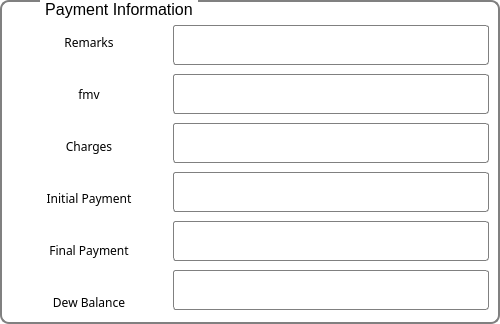
       <widget class="QGroupBox" name="groupBox_19">
        <property name="minimumSize">
         <size>
          <width>500</width>
          <height>0</height>
         </size>
        </property>
        <property name="maximumSize">
         <size>
          <width>600</width>
          <height>16777215</height>
         </size>
        </property>
        <property name="font">
         <font>
          <pointsize>12</pointsize>
         </font>
        </property>
        <property name="styleSheet">
         <string notr="true">
QGroupBox {
    border: 2px solid gray;
    border-radius: 9px;
    margin-top: 0.8em;
	
background-color:transparent;
}

QGroupBox::title {
    subcontrol-origin: margin;
    left: 40px;
    padding: 0 3px 0 3px;
}</string>
        </property>
        <property name="title">
         <string>Payment Information</string>
        </property>
        <layout class="QHBoxLayout" name="horizontalLayout_31">
         <property name="spacing">
          <number>0</number>
         </property>
         <property name="leftMargin">
          <number>12</number>
         </property>
         <property name="topMargin">
          <number>0</number>
         </property>
         <property name="rightMargin">
          <number>0</number>
         </property>
         <property name="bottomMargin">
          <number>0</number>
         </property>
         <item alignment="Qt::AlignTop">
          <widget class="QFrame" name="frame_34">
           <property name="minimumSize">
            <size>
             <width>150</width>
             <height>0</height>
            </size>
           </property>
           <property name="maximumSize">
            <size>
             <width>150</width>
             <height>16777215</height>
            </size>
           </property>
           <property name="styleSheet">
            <string notr="true">background-color: transparent;
border:0px;</string>
           </property>
           <property name="frameShape">
            <enum>QFrame::NoFrame</enum>
           </property>
           <property name="frameShadow">
            <enum>QFrame::Raised</enum>
           </property>
           <layout class="QVBoxLayout" name="verticalLayout_34">
            <property name="spacing">
             <number>12</number>
            </property>
            <property name="leftMargin">
             <number>0</number>
            </property>
            <property name="topMargin">
             <number>20</number>
            </property>
            <property name="rightMargin">
             <number>0</number>
            </property>
            <property name="bottomMargin">
             <number>0</number>
            </property>
            <item>
             <widget class="QLabel" name="label_110">
              <property name="minimumSize">
               <size>
                <width>0</width>
                <height>40</height>
               </size>
              </property>
              <property name="maximumSize">
               <size>
                <width>16777215</width>
                <height>40</height>
               </size>
              </property>
              <property name="font">
               <font>
                <family>8514oem</family>
               </font>
              </property>
              <property name="styleSheet">
               <string notr="true">border: 0px;</string>
              </property>
              <property name="text">
               <string>Remarks</string>
              </property>
              <property name="alignment">
               <set>Qt::AlignCenter</set>
              </property>
             </widget>
            </item>
            <item>
             <widget class="QLabel" name="label_111">
              <property name="minimumSize">
               <size>
                <width>0</width>
                <height>40</height>
               </size>
              </property>
              <property name="maximumSize">
               <size>
                <width>16777215</width>
                <height>40</height>
               </size>
              </property>
              <property name="font">
               <font>
                <family>8514oem</family>
               </font>
              </property>
              <property name="text">
               <string>fmv</string>
              </property>
              <property name="alignment">
               <set>Qt::AlignCenter</set>
              </property>
             </widget>
            </item>
            <item>
             <widget class="QLabel" name="label_112">
              <property name="minimumSize">
               <size>
                <width>0</width>
                <height>40</height>
               </size>
              </property>
              <property name="maximumSize">
               <size>
                <width>16777215</width>
                <height>40</height>
               </size>
              </property>
              <property name="font">
               <font>
                <family>8514oem</family>
               </font>
              </property>
              <property name="text">
               <string>Charges</string>
              </property>
              <property name="alignment">
               <set>Qt::AlignCenter</set>
              </property>
             </widget>
            </item>
            <item>
             <widget class="QLabel" name="label_113">
              <property name="minimumSize">
               <size>
                <width>0</width>
                <height>40</height>
               </size>
              </property>
              <property name="maximumSize">
               <size>
                <width>16777215</width>
                <height>40</height>
               </size>
              </property>
              <property name="font">
               <font>
                <family>8514oem</family>
               </font>
              </property>
              <property name="text">
               <string>Initial Payment</string>
              </property>
              <property name="alignment">
               <set>Qt::AlignCenter</set>
              </property>
             </widget>
            </item>
            <item>
             <widget class="QLabel" name="label_114">
              <property name="minimumSize">
               <size>
                <width>0</width>
                <height>40</height>
               </size>
              </property>
              <property name="maximumSize">
               <size>
                <width>16777215</width>
                <height>40</height>
               </size>
              </property>
              <property name="font">
               <font>
                <family>8514oem</family>
               </font>
              </property>
              <property name="text">
               <string>Final Payment</string>
              </property>
              <property name="alignment">
               <set>Qt::AlignCenter</set>
              </property>
             </widget>
            </item>
            <item>
             <widget class="QLabel" name="label_115">
              <property name="minimumSize">
               <size>
                <width>0</width>
                <height>40</height>
               </size>
              </property>
              <property name="maximumSize">
               <size>
                <width>16777215</width>
                <height>40</height>
               </size>
              </property>
              <property name="font">
               <font>
                <family>8514oem</family>
               </font>
              </property>
              <property name="text">
               <string>Dew Balance</string>
              </property>
              <property name="alignment">
               <set>Qt::AlignCenter</set>
              </property>
             </widget>
            </item>
           </layout>
          </widget>
         </item>
         <item>
          <widget class="QFrame" name="frame_35">
           <property name="maximumSize">
            <size>
             <width>350</width>
             <height>16777215</height>
            </size>
           </property>
           <property name="layoutDirection">
            <enum>Qt::LeftToRight</enum>
           </property>
           <property name="styleSheet">
            <string notr="true">background-color: transparent;
border : 0px;</string>
           </property>
           <property name="frameShape">
            <enum>QFrame::NoFrame</enum>
           </property>
           <property name="frameShadow">
            <enum>QFrame::Raised</enum>
           </property>
           <layout class="QVBoxLayout" name="verticalLayout_4">
            <property name="topMargin">
             <number>20</number>
            </property>
            <item>
             <widget class="QLineEdit" name="remarks_bank">
              <property name="minimumSize">
               <size>
                <width>0</width>
                <height>40</height>
               </size>
              </property>
              <property name="font">
               <font>
                <pointsize>10</pointsize>
               </font>
              </property>
              <property name="styleSheet">
               <string notr="true">QLineEdit{
border:1px solid gray;
background-color: rgb(255, 255, 255);
border-radius:3px;
}</string>
              </property>
             </widget>
            </item>
            <item>
             <widget class="QLineEdit" name="bfmv">
              <property name="minimumSize">
               <size>
                <width>0</width>
                <height>40</height>
               </size>
              </property>
              <property name="font">
               <font>
                <pointsize>10</pointsize>
               </font>
              </property>
              <property name="styleSheet">
               <string notr="true">QLineEdit{
border:1px solid gray;
background-color: rgb(255, 255, 255);
border-radius:3px;
}</string>
              </property>
             </widget>
            </item>
            <item>
             <widget class="QLineEdit" name="bcharges">
              <property name="minimumSize">
               <size>
                <width>0</width>
                <height>40</height>
               </size>
              </property>
              <property name="maximumSize">
               <size>
                <width>350</width>
                <height>16777215</height>
               </size>
              </property>
              <property name="font">
               <font>
                <pointsize>10</pointsize>
               </font>
              </property>
              <property name="styleSheet">
               <string notr="true">QLineEdit{
border:1px solid gray;
background-color: rgb(255, 255, 255);
border-radius:3px;
}</string>
              </property>
             </widget>
            </item>
            <item>
             <widget class="QLineEdit" name="binitial_payment">
              <property name="minimumSize">
               <size>
                <width>0</width>
                <height>40</height>
               </size>
              </property>
              <property name="font">
               <font>
                <pointsize>10</pointsize>
               </font>
              </property>
              <property name="styleSheet">
               <string notr="true">QLineEdit{
border:1px solid gray;
background-color: rgb(255, 255, 255);
border-radius:3px;
}</string>
              </property>
             </widget>
            </item>
            <item>
             <widget class="QLineEdit" name="bfinal_payment">
              <property name="minimumSize">
               <size>
                <width>0</width>
                <height>40</height>
               </size>
              </property>
              <property name="font">
               <font>
                <pointsize>10</pointsize>
               </font>
              </property>
              <property name="styleSheet">
               <string notr="true">QLineEdit{
border:1px solid gray;
background-color: rgb(255, 255, 255);
border-radius:3px;
}</string>
              </property>
             </widget>
            </item>
            <item>
             <widget class="QLineEdit" name="bdew_balance">
              <property name="minimumSize">
               <size>
                <width>0</width>
                <height>40</height>
               </size>
              </property>
              <property name="font">
               <font>
                <pointsize>10</pointsize>
               </font>
              </property>
              <property name="styleSheet">
               <string notr="true">QLineEdit{
border:1px solid gray;
background-color: rgb(255, 255, 255);
border-radius:3px;
}</string>
              </property>
             </widget>
            </item>
           </layout>
          </widget>
         </item>
        </layout>
       </widget>
